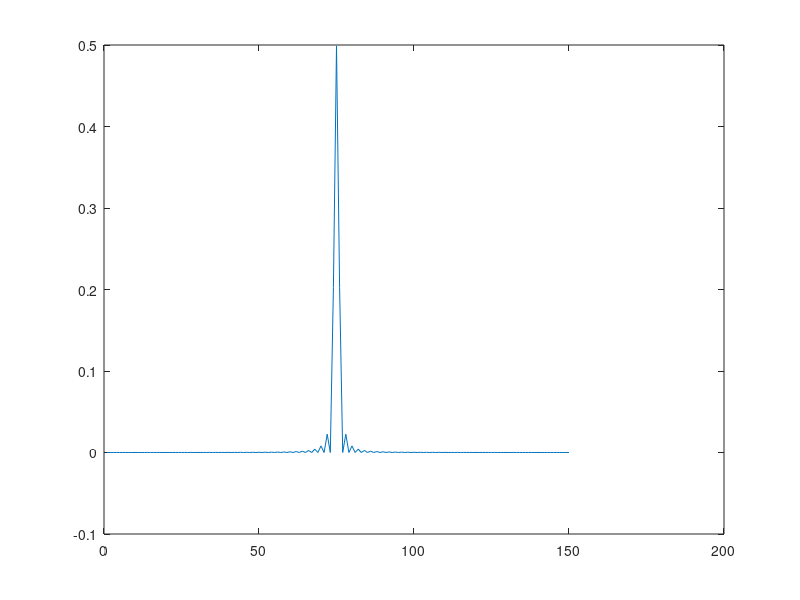
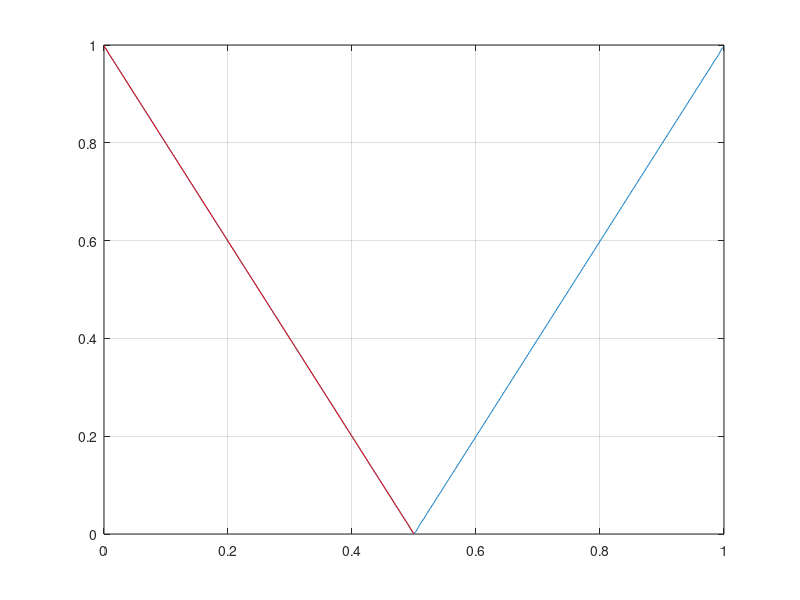
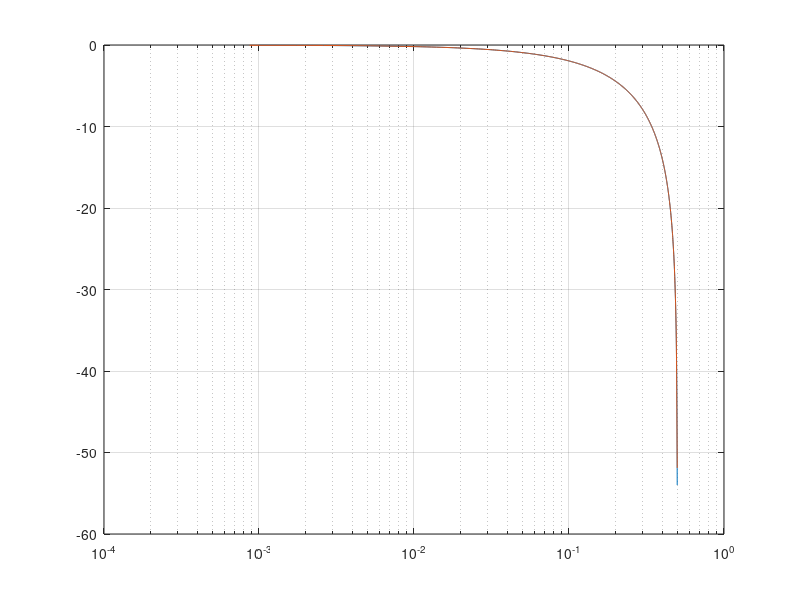
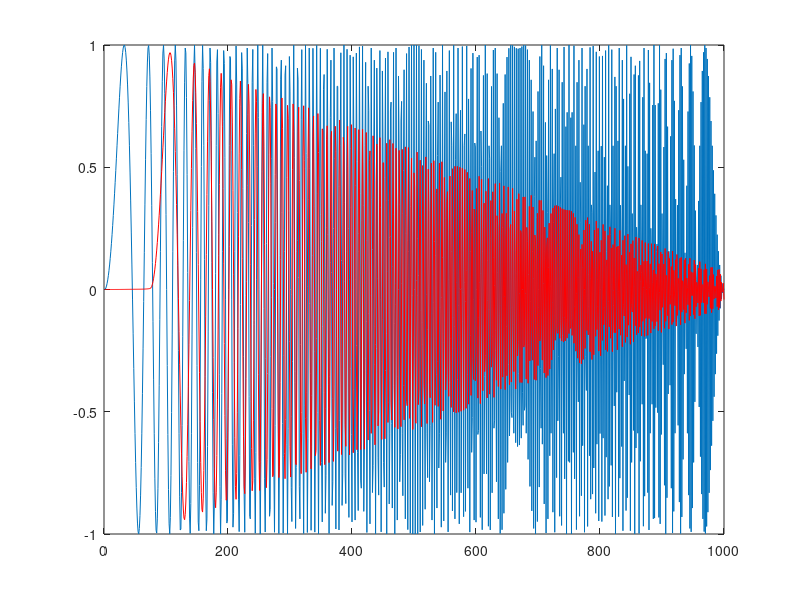

These figures' MATLAB source, in order:
% synthese de filtres a phase lineaire par moindres carres

close all
clc

N=75;% demi longueur de la RI du filtre (demi car elle est symétrique (pair))

f=0:.001:.5; % fréquences de calcul (0<=f<=0.5)
%amp=1+sin(2*pi*(0:299)/150);amp=[amp 2*(bartlett(101)')+1 zeros(1,100)]; % module de la fn de transfert du filtre en dB(ici un passe bande)

% pti filtre passe bas pour les BASSES
amp = zeros(1, 501);
for i=1:length(amp);
  amp(i) = (length(amp) - i) / length(amp);
end;

A=zeros(length(f),N+1); % initialisation de la matrice des cosinus
A(:,1)=ones(length(f),1); % 1ere colonne (en facteur de h0) egale a 1

for i=1:length(f);
  for j=2:N+1;
    A(i,j)=2*cos(2*pi*f(i)*(j-1));
  end;
end; % Calcul de la matrice A

h=inv(A'*A)*A'*amp'; % determination de la partie k>=0 de la RI

hh=h(N:-1:2); % partie <0 de la RI
h=[hh;h];
plot(h)




%fvtool(h) % visualisation de la fn de transfert (et autres)

figure

h=[h;zeros(1000,1)];
fh=fft(h);
plot(0:1/length(h): (length(h/2)-1)/length(h), abs(fh));hold on; plot(f,amp,'r');hold off
grid

figure,
semilogx(f,20*log10(amp))
hold on
semilogx(0:1/length(h): (length(h)/2-1)/length(h), 20*log10(abs(fh(1:end/2))))
grid

% realisation du filtrage d'un chirp

x=sin(2*pi*.00025*[0:999].^2); % chirp 

fx=filter(h,1,x);
figure
plot(x);
hold on;
plot(fx,'r');

fx=filter(h,1,x);
figure
plot(x);
hold on;
plot(fx(N:end),'r');
